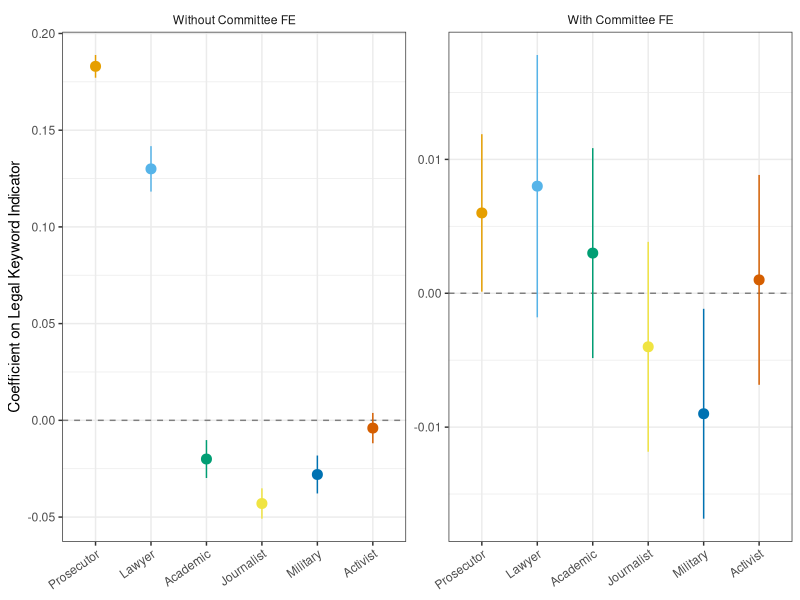
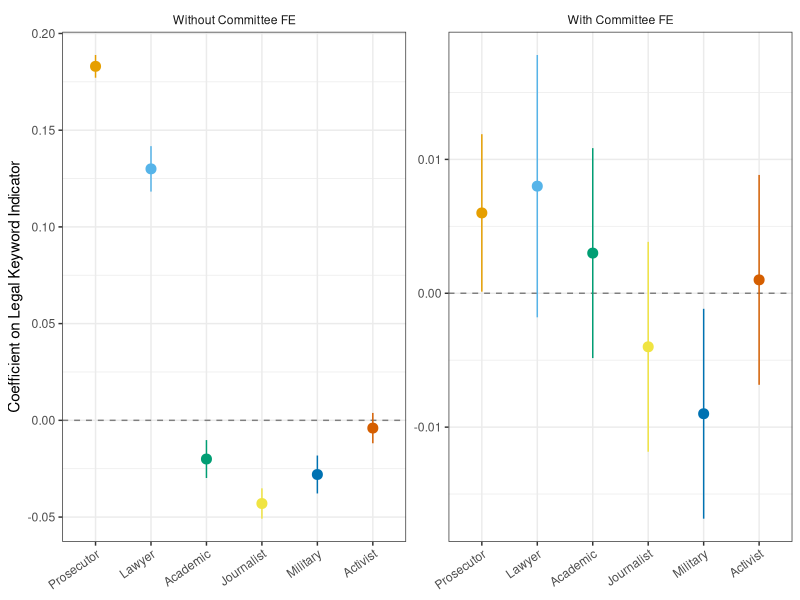

These charts were generated, in order, by the following R code:
# Auto-generated figure for article
# Reads KNA data from Sys.getenv("KBL_DATA").
# Figure 1: Career coefficient plot before and after committee FE
library(ggplot2); library(dplyr)

coef_data <- data.frame(
  career = rep(c("Prosecutor", "Lawyer", "Academic",
                 "Journalist", "Military", "Activist"), 2),
  estimate = c(0.183, 0.130, -0.020, -0.043, -0.028, -0.004,
               0.006, 0.008, 0.003, -0.004, -0.009, 0.001),
  se = c(0.003, 0.006, 0.005, 0.004, 0.005, 0.004,
         0.003, 0.005, 0.004, 0.004, 0.004, 0.004),
  model = rep(c("Without Committee FE", "With Committee FE"), each = 6)
)
coef_data$lower <- coef_data$estimate - 1.96 * coef_data$se
coef_data$upper <- coef_data$estimate + 1.96 * coef_data$se
coef_data$model <- factor(coef_data$model,
  levels = c("Without Committee FE", "With Committee FE"))
coef_data$career <- factor(coef_data$career,
  levels = c("Prosecutor","Lawyer","Academic",
             "Journalist","Military","Activist"))

oi_colors <- c("#E69F00","#56B4E9","#009E73",
               "#F0E442","#0072B2","#D55E00")

ggplot(coef_data, aes(x = career, y = estimate, color = career)) +
  geom_hline(yintercept = 0, linetype = "dashed", color = "grey50") +
  geom_pointrange(aes(ymin = lower, ymax = upper), size = 0.6) +
  facet_wrap(~model, scales = "free_y") +
  scale_color_manual(values = oi_colors) +
  theme_bw(base_size = 11) +
  theme(axis.text.x = element_text(angle = 35, hjust = 1),
        legend.position = "none",
        strip.background = element_blank()) +
  labs(x = NULL,
       y = "Coefficient on Legal Keyword Indicator",
       title = NULL)
ggsave("articles/figures/fig_1.pdf", width = 7, height = 4.5)
